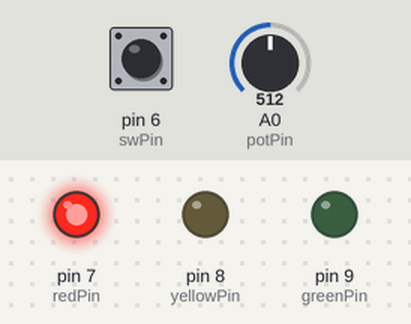
This sketch was run on a simulated Arduino Uno, built with avr-gcc and run on an emulated ATmega328P. Parts: output pins drawn as LEDs (lit = HIGH). The inputs (shaded band) are chosen by the test bench; at power-on: pin 6 (swPin) HIGH, A0 (potPin) = 512. What the sketch prints to the serial monitor is not drawn.

Above: at 1.2 s.
1.3 s: pin 6 (swPin) pulled LOW for 0.15 s
At 1.7 s:
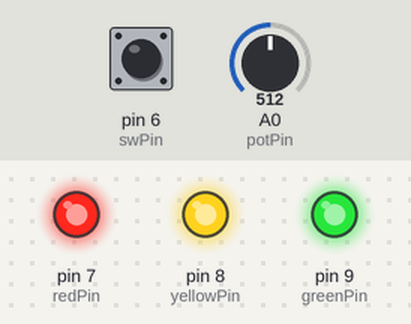
At 8.5 s:
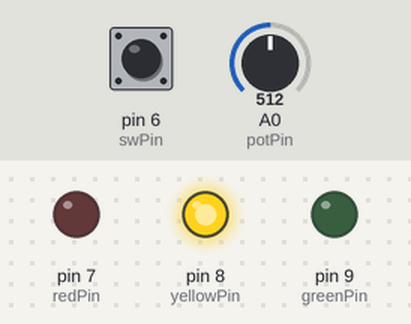
Timing chart, 0 to 8.9 s (numbered marks = the images above; inputs shaded):
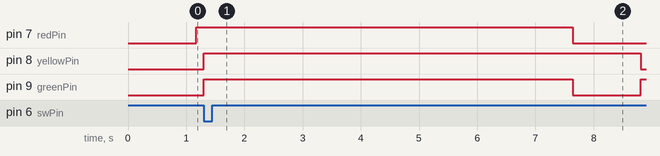

Measured:
- after the input at 1.3 s, pin 9 (greenPin): LOW → HIGH after 0.00 s instead of 7.5 s

The sketch:

21.Traffic_light-potentiometer.ino
```cpp
#define redPin 7     // Red LED connected to pin 7
#define yellowPin 8  // Yellow LED connected to pin 8
#define greenPin 9   // Green LED connected to pin 9

#define potPin A0    // Potentiometer connected to A0
#define swPin 6      // Push button pin

// Stores potentiometer value
int potValue = 0;

// Stores current traffic light state
int state = 0;

// Time values for traffic light
int shortPeriod = 1000;    // Short delay (1 second)
int longPeriod = 1000;     // Long delay (controlled by potentiometer)

// Target delay for current state
int targetCount = 1000;

// Counter used as a timer
int count = 0;

void setup() {

  pinMode(potPin, INPUT);
  pinMode(swPin, INPUT_PULLUP);

  pinMode(redPin, OUTPUT);
  pinMode(yellowPin, OUTPUT);
  pinMode(greenPin, OUTPUT);

  // Start serial communication
  Serial.begin(9600);
  Serial.println(analogRead(A0));

}

void loop() {

  count++;   // Increment counter every loop (used for timing)

  // Read potentiometer value (0–1023)
  potValue = analogRead(potPin);

  // Map potentiometer value to time (1s – 10s)
  longPeriod = map(potValue, 0, 1023, 1000, 10000);

  // Check if button is pressed
  if (digitalRead(swPin) == LOW)
  {
    setLights(HIGH, HIGH, HIGH);   // Turn ON all LEDs
  }
  else
  {
    // Check if delay time is completed
    if (count == targetCount)
    {
      setState();     // Change traffic light state
      count = 0;      // Reset timer
    }
  }

  delay(1);   // Small delay for stable timing
}

// ================= TRAFFIC LIGHT STATES =================
void setState(void)
{
  // State 0 → Red ON
  if (state == 0)
  {
    setLights(HIGH, LOW, LOW);
    targetCount = longPeriod;
    state = 1;
  }

  // State 1 →  Yellow ON
  else if (state == 1)
  {
    setLights(LOW, HIGH, LOW);
    targetCount = shortPeriod;
    state = 2;
  }

  // State 2 → Green ON
  else if (state == 2)
  {
    setLights(LOW, LOW, HIGH);
    targetCount = longPeriod;
    state = 3;
  }

  // State 3 → Yellow ON
  else if (state == 3)
  {
    setLights(LOW, HIGH, LOW);
    targetCount = shortPeriod;
    state = 0;
  }
}
// ================= LED CONTROL FUNCTION =================
void setLights(int r, int y, int g)
{
  digitalWrite(redPin, r);
  digitalWrite(yellowPin, y);
  digitalWrite(greenPin, g);
}
```
